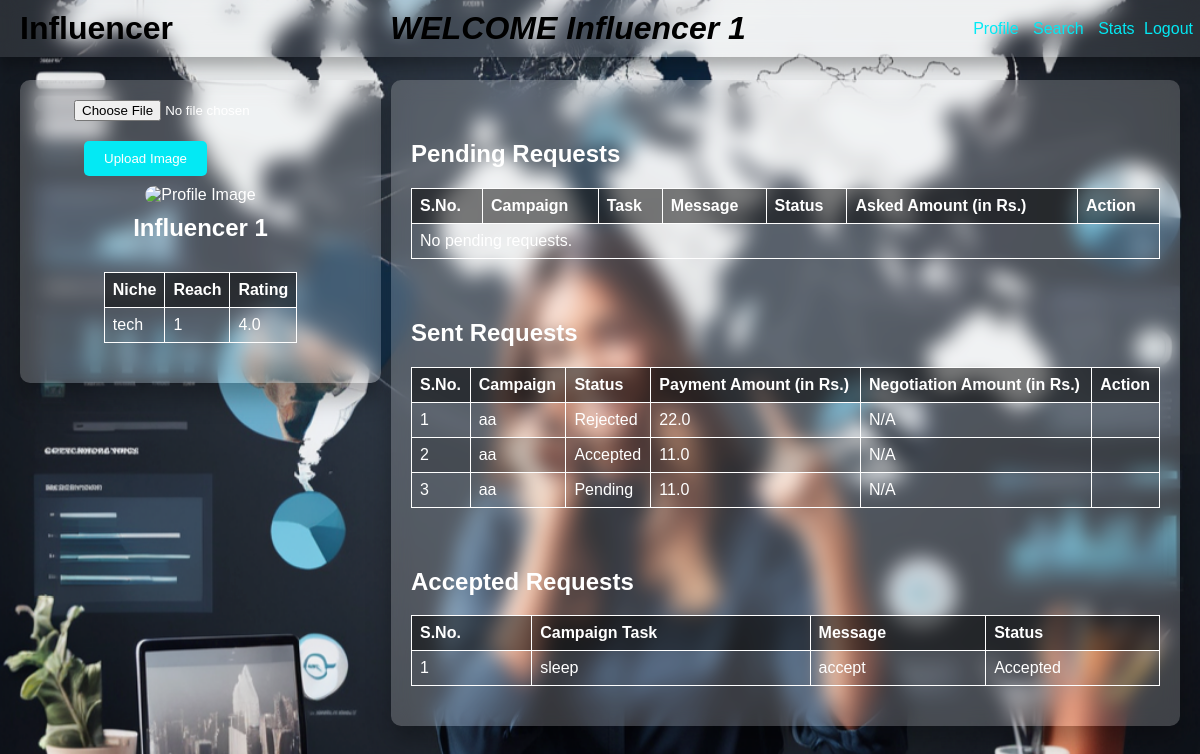
/influencerdash (signed in), run on the app's committed database.
### app.py (models this page shows, shortened)
class User(UserMixin, db.Model):
    id = db.Column(db.Integer, primary_key=True)
    name = db.Column(db.String(150), nullable=False)
    email = db.Column(db.String(150), unique=True, nullable=False)
    user_type = db.Column(db.String(50), nullable=False)
    niche = db.Column(db.String(100), nullable=False)
    password = db.Column(db.String(200), nullable=False)
    is_flagged = db.Column(db.Boolean, default=False)  # Add this line if it doesn't exist

class Influencer(db.Model):
    id = db.Column(db.Integer, primary_key=True)
    user_id = db.Column(db.Integer, db.ForeignKey('user.id'), nullable=False)
    image = db.Column(db.String(300), nullable=True)
    niche = db.Column(db.String(100), nullable=False)
    reach = db.Column(db.Integer, nullable=False)
    rating = db.Column(db.Float, nullable=False)
    user = db.relationship('User', backref=db.backref('influencer', uselist=False))

class Requesttt(db.Model):
    id = db.Column(db.Integer, primary_key=True)
    campaign_task = db.Column(db.String(300), nullable=False)
    message = db.Column(db.String(300), nullable=False)
    sponsor_id = db.Column(db.Integer, db.ForeignKey('user.id'), nullable=False)
    influencer_id = db.Column(db.Integer, db.ForeignKey('user.id'), nullable=False)
    status = db.Column(db.String(50), nullable=False, default='Pending')
    payment_amount = db.Column(db.Float, nullable=True)
    campaign_name = db.Column(db.String(150), nullable=False)  # Added campaign_name field
    negotiation = db.Column(db.Float, nullable=True)  # Added negotiation field
    sponsor = db.relationship('User', foreign_keys=[sponsor_id], backref=db.backref('sent_requesttts', lazy=True))
    influencer = db.relationship('User', foreign_keys=[influencer_id], backref=db.backref('received_requesttts', lazy=True))

class Request(db.Model):
    id = db.Column(db.Integer, primary_key=True)
    campaign_task = db.Column(db.String(300), nullable=False)
    message = db.Column(db.String(300), nullable=False)
    sponsor_id = db.Column(db.Integer, db.ForeignKey('user.id'), nullable=False)
    influencer_id = db.Column(db.Integer, db.ForeignKey('user.id'), nullable=False)
    status = db.Column(db.String(50), nullable=False, default='Pending')
    payment_amount = db.Column(db.Float, nullable=True)
    campaign_name = db.Column(db.String(150), nullable=False)  # Added campaign_name field
    negotiation = db.Column(db.Float, nullable=True)  # Added negotiation field
    sponsor = db.relationship('User', foreign_keys=[sponsor_id], backref=db.backref('sent_requests', lazy=True))
    influencer = db.relationship('User', foreign_keys=[influencer_id], backref=db.backref('received_requests', lazy=True))

### app.py (the view)
@app.route('/influencerdash')
@login_required
def influencerdash():
    if current_user.user_type != 'influencer':
        flash('Access denied. You must be an influencer to view this page.', 'error')
        return redirect(url_for('index'))
    pending_requests = Request.query.filter_by(influencer_id=current_user.id, status='Pending').all()
    sent_requests = Requesttt.query.filter_by(influencer_id=current_user.id).all()
    accepted_requests = Request.query.filter_by(influencer_id=current_user.id, status='Accepted').all()
    return render_template('influencerdash.html',
                           current_user=current_user,
                           pending_requests=pending_requests,
                           sent_requests=sent_requests, accepted_requests=accepted_requests)

### app.py (called while the page is built)
@login_manager.user_loader
def load_user(user_id):
    return db.session.get(User, int(user_id))

### templates/influencerdash.html (shortened to what this page needs)
<!DOCTYPE html>
<html lang="en">
<head>
</head>
<body>
    <div class="header">
        <h1>Influencer</h1>
        <i><h1 style="text-align:center">WELCOME {{ current_user.name }}</h1></i>
        <div>
            <a href="{{ url_for('influencerdash') }}">Profile</a>
            <a href="{{ url_for('influsearch') }}">Search</a>
            <a href="{{ url_for('influstats') }}">Stats</a>
            <a class="logout" href="{{ url_for('logout') }}">Logout</a>
        </div>
    </div>
    <div class="container">
        <div class="left-box">
            <form action="{{ url_for('upload_image') }}" method="post" enctype="multipart/form-data">
                <input type="file" id="fileInput" name="image" style="display: block; margin-bottom: 10px;">
                <button type="submit">Upload Image</button>
            </form>
            <img src="{{ url_for('static', filename='uploads/' + (current_user.influencer.image or 'default-profile.png')) }}" alt="Profile Image">
            <h2>{{ current_user.name }}</h2>
            <div class="table-container">
                <table>
                    <thead>
                        <tr>
                            <th>Niche</th>
                            <th>Reach</th>
                            <th>Rating</th>
                        </tr>
                    </thead>
                    <tbody>
                        <tr>
                            <td>{{ current_user.influencer.niche }}</td>
                            <td>{{ current_user.influencer.reach }}</td>
                            <td>{{ current_user.influencer.rating }}</td>
                        </tr>
                    </tbody>
                </table>
            </div>
        </div>
        <div class="right-box">
            <div class="table-container">
                <h2>Pending Requests</h2>
                <table>
                    <thead>
                        <tr>
                            <th>S.No.</th>
                            <th>Campaign</th>
                            <th>Task</th>
                            <th>Message</th>
                            <th>Status</th>
                            <th>Asked Amount (in Rs.)</th>
                            <th>Action</th>
                        </tr>
                    </thead>
                    <tbody>
                        {% for request in pending_requests %}
                        <tr>
                            <td>{{ loop.index }}</td>
                            <td>{{ request.campaign_name }}</td>
                            <td>{{ request.campaign_task }}</td>
                            <td>{{ request.message }}</td>
                            <td>{{ request.status }}</td>
                            <td>{{ request.payment_amount }}</td>
                            <td>
                                {% if request.status == 'Pending' %}
                                    <form action="{{ url_for('accept_request', request_id=request.id) }}" method="post" style="display:inline;">
                                        <button type="submit" class="accept-button" onclick="return confirm('Are you sure you want to accept this request?');">Accept</button>
                                    </form>
                                    <a href="{{ url_for('influnegotiate', request_id=request.id) }}" class="negotiate-button">Negotiate</a>
                                    <form action="{{ url_for('reject_request', request_id=request.id) }}" method="post" style="display:inline;">
                                        <button type="submit" class="reject-button" onclick="return confirm('Are you sure you want to reject this request?');">Reject</button>
                                    </form>
                                {% endif %}
                            </td>
                        </tr>
                        {% else %}
                        <tr>
                            <td colspan="7">No pending requests.</td>
                        </tr>
                        {% endfor %}
                    </tbody>
                </table>
            </div>
            <div class="table-container">
                <h2>Sent Requests</h2>
                <table>
                    <thead>
                        <tr>
                            <th>S.No.</th>
                            <th>Campaign</th>
                            <th>Status</th>
                            <th>Payment Amount (in Rs.)</th>
                            <th>Negotiation Amount (in Rs.)</th>
                            <th>Action</th>
                        </tr>
                    </thead>
                    <tbody>
                        {% for request in sent_requests %}
                        <tr>
                            <td>{{ loop.index }}</td>
                            <td>{{ request.campaign_name }}</td>
                            <td>{{ request.status }}</td>
                            <td>{{ request.payment_amount }}</td>
                            <td>{{ request.negotiation if request.negotiation else 'N/A' }}</td>
                            <td>
                            </td>
                        </tr>
                        {% else %}
                        <tr>
                            <td colspan="6">No sent requests.</td>
                        </tr>
                        {% endfor %}
                    </tbody>
                </table>
            </div>
            <div class="table-container">
                <h2>Accepted Requests</h2>
                <table>
                    <thead>
                        <tr>
                            <th>S.No.</th>
                            <th>Campaign Task</th>
                            <th>Message</th>
                            <th>Status</th>
                        </tr>
                    </thead>
                    <tbody>
                        {% for request in accepted_requests %}
                            <tr>
                                <td>{{ loop.index }}</td>
                                <td>{{ request.campaign_task }}</td>
                                <td>{{ request.message }}</td>
                                <td>{{ request.status }}</td>
                            </tr>
                        {% else %}
                            <tr>
                                <td colspan="4">No accepted requests.</td>
                            </tr>
                        {% endfor %}
                    </tbody>
                </table>
            </div>
        </div>
    </div>
</body>
</html>

### templates/influencerdash.html (style rules this page uses)
body, html { height: 100%; margin: 0; font-family: Arial, Helvetica, sans-serif; background: url('/static/background.png') no-repeat center center fixed; background-size: cover; color: #fff; }
.header { display: flex; justify-content: space-between; align-items: center; padding: 10px 20px; background: rgba(255, 255, 255, 0.1); box-shadow: 0 10px 15px rgba(0, 0, 0, 0.3); backdrop-filter: blur(10px); position: fixed; width: 100%; top: 0; left: 0; }
.header h1 { margin: 0; color: #000; }
.header a { color: #03e9f4; text-decoration: none; margin-left: 10px; font-size: 16px; }
.header .logout { margin-left: 5px; margin-right: 27px; }
.container { display: flex; justify-content: space-between; align-items: flex-start; padding: 80px 20px 20px; gap: 10px; }
.left-box, .right-box { padding: 20px; background: rgba(255, 255, 255, 0.2); border-radius: 10px; box-shadow: 0 15px 25px rgba(0, 0, 0, 0.3); backdrop-filter: blur(10px); overflow: auto; }
.left-box { width: 30%; display: flex; flex-direction: column; align-items: center; }
.right-box { width: 70%; display: flex; flex-direction: column; }
.left-box img { max-width: 100%; height: auto; border-radius: 10px; }
.left-box button { margin: 10px; padding: 10px 20px; background-color: #03e9f4; color: #fff; border: none; border-radius: 5px; cursor: pointer; }
.left-box h2 { text-align: center; margin: 10px 0; }
.table-container { margin-top: 20px; }
table { width: 100%; border-collapse: collapse; margin-bottom: 20px; }
table, th, td { border: 1px solid #fff; }
th, td { padding: 8px; text-align: left; }
th { background-color: rgba(0, 0, 0, 0.5); }
tr:nth-child(even) { background-color: rgba(0, 0, 0, 0.2); }

### data on the page
User: name "Influencer 1"
Influencer: influencer.niche "tech", influencer.reach "1", influencer.rating "4.0"
Requesttt: campaign_name "aa", status "Rejected", payment_amount "22.0", negotiation "N/A"
Requesttt: campaign_name "aa", status "Accepted", payment_amount "11.0", negotiation "N/A"
Requesttt: campaign_name "aa", status "Pending", payment_amount "11.0", negotiation "N/A"
Request: campaign_task "sleep", message "accept", status "Accepted"
